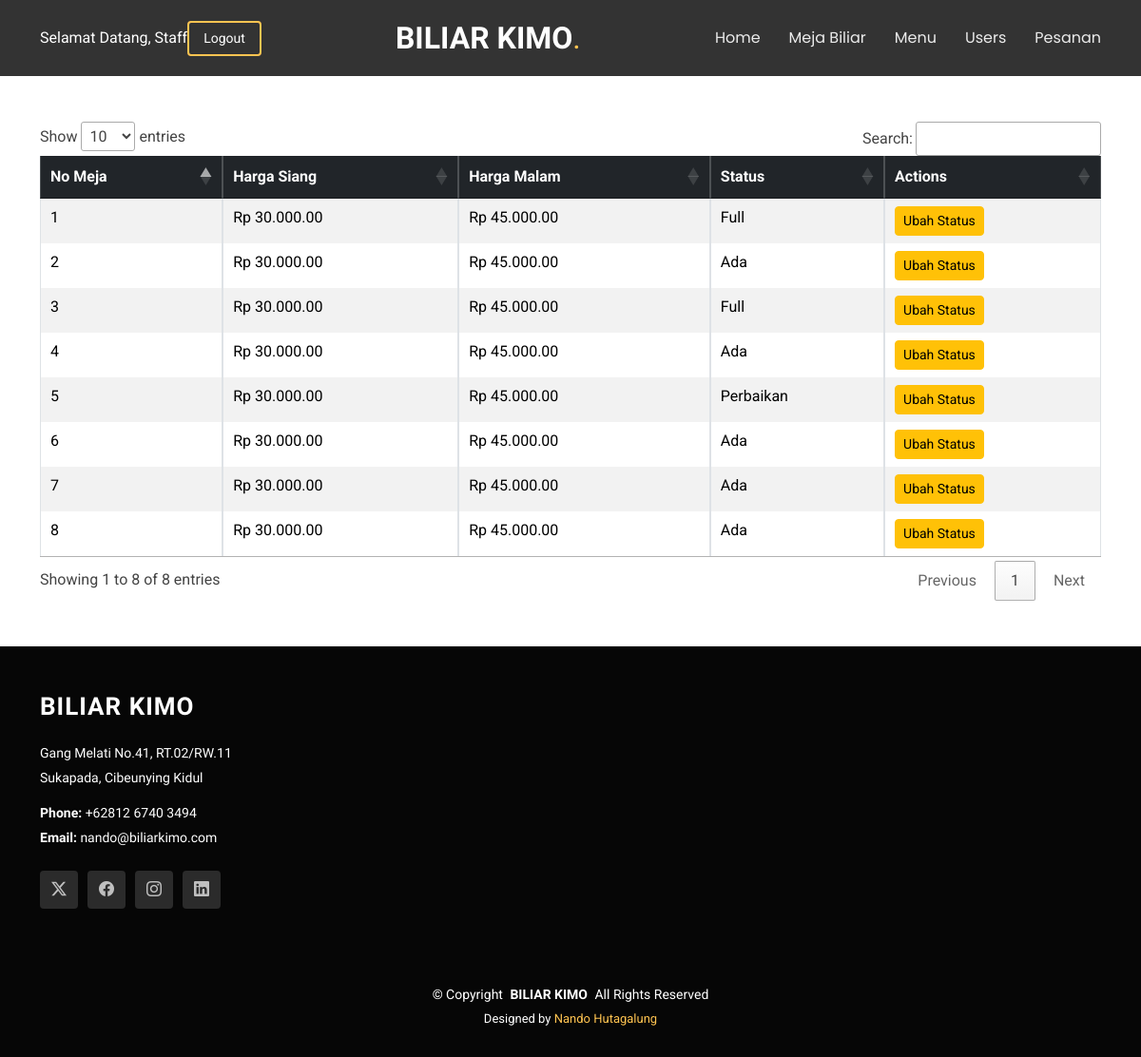
/meja_biliar/ (signed in), run on the app's committed database.
### users/models.py (models this page shows, shortened)
class User(AbstractUser):
    ROLES = [
        ('admin', 'Admin'),
        ('staff', 'Staff'),
        ('member', 'Member'),
    ]
    email = models.EmailField(unique=True)
    role = models.CharField(max_length=20, choices=ROLES, default='viewer')

### meja_biliar/models.py (models this page shows, shortened)
class MejaBiliar(models.Model):
    STATUS_CHOICES = [
        ('full', 'Full'),
        ('ada', 'Ada'),
        ('perbaikan', 'Perbaikan'),
    ]
    no_meja = models.CharField(max_length=20)
    harga_siang = models.DecimalField(max_digits=10, decimal_places=2)
    harga_malam = models.DecimalField(max_digits=10, decimal_places=2)
    status = models.CharField(max_length=20, choices=STATUS_CHOICES, default='ada')

### meja_biliar/views.py (the view)
# urls.py: path('', views.meja_list, name='meja_list'),
@login_required
@user_passes_test(is_admin_or_staff)
def meja_list(request):
    try:
        meja_biliars = MejaBiliar.objects.all()
        return render(request, 'meja_biliar/meja_list.html', {'meja_biliars': meja_biliars})
    except Exception as e:
        messages.error(request, f"An error occurred while loading the billiard tables list: {str(e)}")
        return redirect(request.META.get('HTTP_REFERER', 'home'))  # Redirect to previous page or home

### meja_biliar/views.py (called while the page is built)
def is_admin_or_staff(user):
    return user.role in ['admin', 'staff']

### projekan_akhir/templatetags/filters.py (called while the page is built)
@register.filter
def rupiah(value):
    try:
        return "Rp {:,}".format(value).replace(",", ".")
    except ValueError:
        return value

### meja_biliar/templates/meja_biliar/meja_list.html (shortened to what this page needs)
{% extends 'projekan_akhir/base.html' %}
{% load static %}
{% load filters %}
{% block content %}
    <div class="container my-5">
        <table id="meja-table" class="table table-bordered table-striped table-responsive">
            <thead class="table-dark">
                <tr>
                    <th>No Meja</th>
                    <th>Harga Siang</th>
                    <th>Harga Malam</th>
                    <th>Status</th>
                    <th>Actions</th>
                </tr>
            </thead>
            <tbody>
                {% for meja in meja_biliars %}
                <tr>
                    <td>{{ meja.no_meja }}</td>
                    <td>{{ meja.harga_siang | rupiah }}</td>
                    <td>{{ meja.harga_malam | rupiah }}</td>
                    <td>{{ meja.get_status_display }}</td>
                    <td>
                        <a class="btn btn-warning btn-sm" href="{% url 'meja_detail' meja.id %}">Ubah Status</a>
                    </td>
                </tr>
                {% endfor %}
            </tbody>
        </table>
    </div>
{% endblock %}

### projekan_akhir/templates/projekan_akhir/base.html (shortened to what this page needs)
<!DOCTYPE html>
<html lang="en">
<head>
  {% load static %}
  {% load filters %}
  <link href="{% static 'vendor/bootstrap/css/bootstrap.min.css' %}" rel="stylesheet">
  <link href="{% static 'vendor/bootstrap-icons/bootstrap-icons.css' %}" rel="stylesheet">
  <link href="{% static 'vendor/aos/aos.css' %}" rel="stylesheet">
  <link href="{% static 'vendor/swiper/swiper-bundle.min.css' %}" rel="stylesheet">
  <link href="{% static 'vendor/glightbox/css/glightbox.min.css' %}" rel="stylesheet">
  <link href="https://cdn.datatables.net/1.13.4/css/jquery.dataTables.min.css" rel="stylesheet">
  <link href="{% static 'css/main.css' %}" rel="stylesheet">
</head>
<body class="portfolio-details-page">
  <header id="header" class="header d-flex align-items-center position-relative">
    <div class="container-fluid container-xl position-relative d-flex align-items-center justify-content-between">
      <a href="index.html" class="logo d-flex align-items-center me-auto me-lg-0">
        <h1 class="sitename">BILIAR KIMO</h1>
        <span>.</span>
      </a>
      <nav id="navmenu" class="navmenu">
        <ul>
          <li><a href="/dashboard">Home<br></a></li>
          <li><a href="/meja_biliar">Meja Biliar</a></li>
          <li><a href="/menu">Menu</a></li>
          <li><a href="/users">Users</a></li>
          <li><a href="/pesanan">Pesanan</a></li>
        </ul>
      </nav>
      <div class="d-flex justify-content-between align-items-center">
        <a class="text-white">Selamat Datang, {{ user.username }}</a>
        <a class="btn-getstarted" href="{% url 'logout' %}">Logout</a>
    </div>
    </div>
  </header>
  {% block content %}
  {% endblock %}
 {% include 'projekan_akhir/footer.html' %}
</body>
</html>

### projekan_akhir/static/css/main.css (style rules this page uses)
:root { --default-font: "Roboto", system-ui, -apple-system, "Segoe UI", Roboto, "Helvetica Neue", Arial, "Noto Sans", "Liberation Sans", sans-serif, "Apple Color Emoji", "Segoe UI Emoji", "Segoe UI Symbol", "Noto Color Emoji"; --heading-font: "Raleway", sans-serif; --nav-font: "Poppins", sans-serif; }
:root { --background-color: #ffffff; --default-color: #444444; --heading-color: #151515; --accent-color: #ffc451; --surface-color: #ffffff; --contrast-color: #312f2f; }
:root { --nav-color: rgba(255, 255, 255, 0.905); --nav-hover-color: #ffc451; --nav-mobile-background-color: #ffffff; --nav-dropdown-background-color: #ffffff; --nav-dropdown-color: #212529; --nav-dropdown-hover-color: #ffc451; }
:root { scroll-behavior: smooth; }
body { color: var(--default-color); background-color: var(--background-color); font-family: var(--default-font); }
a { color: var(--accent-color); text-decoration: none; transition: 0.3s; }
h1, h2, h3, h4, h5, h6 { color: var(--heading-color); font-family: var(--heading-font); }
.header { --background-color: rgba(0, 0, 0, 0.8); --heading-color: #ffffff; --contrast-color: #ffffff; color: var(--default-color); background-color: var(--background-color); padding: 10px 0; transition: all 0.5s; z-index: 997; }
.header .logo { line-height: 1; }
.header .logo h1 { font-size: 32px; margin: 0; font-weight: 700; color: var(--heading-color); }
.header .logo span { color: var(--accent-color); font-size: 32px; }
.header .btn-getstarted, .header .btn-getstarted:focus { color: var(--contrast-color); font-size: 14px; padding: 8px 30px; margin: 0 0 0 30px; border-radius: 4px; transition: 0.3s; border: 2px solid var(--accent-color); }
@media (max-width: 1200px) { .header .logo { order: 1; } }
@media (max-width: 1200px) { .header .btn-getstarted { order: 2; margin: 0 15px 0 0; padding: 6px 15px; } }
@media (max-width: 1200px) { .header .navmenu { order: 3; } }
@media (min-width: 1200px) { .navmenu { padding: 0; } }
@media (min-width: 1200px) { .navmenu ul { margin: 0; padding: 0; display: flex; list-style: none; align-items: center; } }
@media (min-width: 1200px) { .navmenu li { position: relative; } }
@media (min-width: 1200px) { .navmenu a, .navmenu a:focus { color: var(--nav-color); padding: 18px 15px; font-size: 16px; font-family: var(--nav-font); font-weight: 400; display: flex; align-items: center; justify-content: space-between; white-space: nowrap; transition: 0.3s; } }
@media (min-width: 1200px) { .navmenu li:last-child a { padding-right: 0; } }

### data on the page
User: username "Staff"
MejaBiliar: no_meja "3", harga_siang|rupiah "Rp 30.000.00", harga_malam|rupiah "Rp 45.000.00", status "Full"
MejaBiliar: no_meja "2", harga_siang|rupiah "Rp 30.000.00", harga_malam|rupiah "Rp 45.000.00", status "Ada"
MejaBiliar: no_meja "1", harga_siang|rupiah "Rp 30.000.00", harga_malam|rupiah "Rp 45.000.00", status "Full"
MejaBiliar: no_meja "4", harga_siang|rupiah "Rp 30.000.00", harga_malam|rupiah "Rp 45.000.00", status "Ada"
MejaBiliar: no_meja "5", harga_siang|rupiah "Rp 30.000.00", harga_malam|rupiah "Rp 45.000.00", status "Perbaikan"
MejaBiliar: no_meja "6", harga_siang|rupiah "Rp 30.000.00", harga_malam|rupiah "Rp 45.000.00", status "Ada"
MejaBiliar: no_meja "7", harga_siang|rupiah "Rp 30.000.00", harga_malam|rupiah "Rp 45.000.00", status "Ada"
MejaBiliar: no_meja "8", harga_siang|rupiah "Rp 30.000.00", harga_malam|rupiah "Rp 45.000.00", status "Ada"
